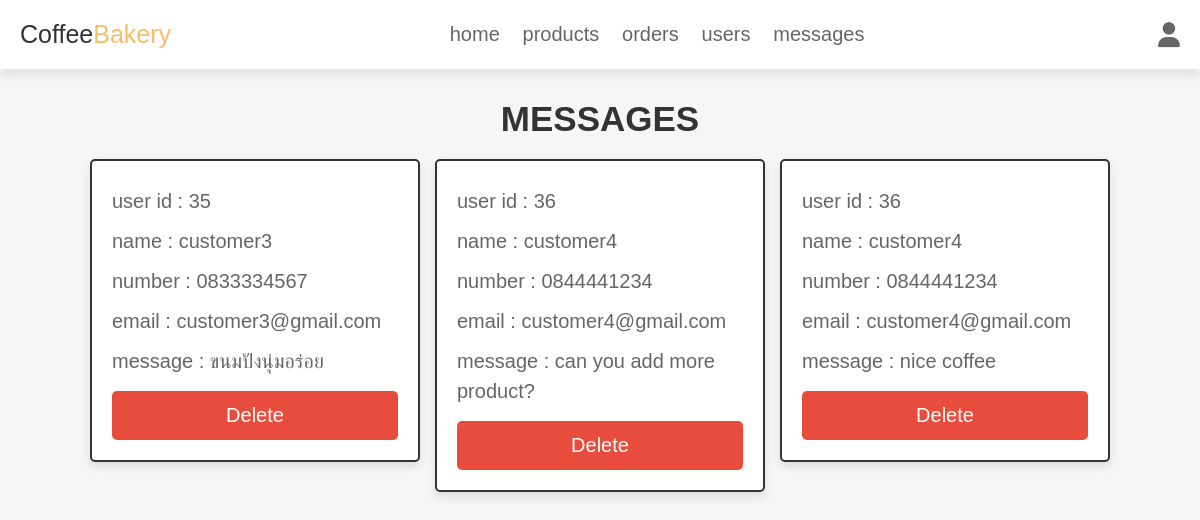
Screenshot of /admin_contacts.php (signed in) with the database file from the repository.
### tables this page shows
CREATE TABLE `message` (
  `id` int(100) NOT NULL,
  `user_id` int(100) NOT NULL,
  `name` varchar(100) NOT NULL,
  `email` varchar(100) NOT NULL,
  `number` varchar(12) NOT NULL,
  `message` varchar(500) NOT NULL
);

### admin_contacts.php (the view, shortened to what this page needs)
<?php
@include 'config.php';
?>
<!DOCTYPE html>
<html lang="en">
<head>
   <link rel="stylesheet" href="https://cdnjs.cloudflare.com/ajax/libs/font-awesome/6.1.1/css/all.min.css">
   <link rel="stylesheet" href="css/admin_style.css">
</head>
<body>
<?php include 'admin_header.php'; ?>
<section class="messages">
   <h1 class="title">messages</h1>
   <div class="box-container">
   <?php
      $select_message = $conn->prepare("SELECT * FROM `message`");
      $select_message->execute();
      if($select_message->rowCount() > 0){
         while($fetch_message = $select_message->fetch(PDO::FETCH_ASSOC)){
      ?>
      <div class="box">
         <p> user id : <span><?= $fetch_message['user_id']; ?></span> </p>
         <p> name : <span><?= $fetch_message['name']; ?></span> </p>
         <p> number : <span><?= $fetch_message['number']; ?></span> </p>
         <p> email : <span><?= $fetch_message['email']; ?></span> </p>
         <p> message : <span><?= $fetch_message['message']; ?></span> </p>
         <a href="admin_contacts.php?delete=<?= $fetch_message['id']; ?>" onclick="return confirm('delete this message?');" class="delete-btn">delete</a>
      </div>
      <?php
         }
      }else{
         echo '<p class="empty">you have no messages!</p>';
      }
   ?>
   </div>
</section>
</body>
</html>

### css/admin_style.css (style rules this page uses)
.messages .box-container { display: grid; grid-template-columns: repeat(auto-fit, 33rem); gap:1.5rem; align-items: flex-start; justify-content:center; }
.messages .box-container .box { border:var(--border); box-shadow: var(--box-shadow); background-color: var(--white); border-radius: .5rem; padding:2rem; }
.messages .box-container .box p { line-height: 1.5; padding:.5rem 0; font-size: 2rem; color:var(--light-color); }
.messages .box-container .box p span { color:var(--green); }

### css/components.css (style rules this page uses)
:root { ---green: rgb(247, 190, 105); --orange:#f39c12; --red:#e74c3c; --black:#333; --light-color:#666; --white:#fff; --light-bg:#f6f6f6; --border:.2rem solid var(--black); --box-shadow:0 .5rem 1rem rgba(0,0,0,.1); }
* { font-family: 'Rubik', sans-serif; margin:0; padding:0; box-sizing: border-box; outline: none; border:none; text-decoration: none; color:var(--black); }
body { background-color: var(--light-bg); }
html { font-size: 62.5%; overflow-x: hidden; scroll-behavior: smooth; scroll-padding-top: 6.5rem; }
section { padding:3rem 2rem; max-width: 1200px; margin:0 auto; }
.btn, .delete-btn, .option-btn { display: block; width: 100%; margin-top: 1rem; border-radius: .5rem; color:var(--white); font-size: 2rem; padding:1.3rem 3rem; text-transform: capitalize; cursor: pointer; text-align: center; }
.delete-btn { background-color: var(--red); }
.title { text-align: center; margin-bottom: 2rem; text-transform: uppercase; color:var(--black); font-size: 3.5rem; }

### rows the page displays
message: user "35", name "customer3", number "0833334567", email "customer3@gmail.com", message "ขนมปังนุ่มอร่อย"
message: user "36", name "customer4", number "0844441234", email "customer4@gmail.com", message "can you add more product?"
message: user "36", name "customer4", number "0844441234", email "customer4@gmail.com", message "nice coffee"
